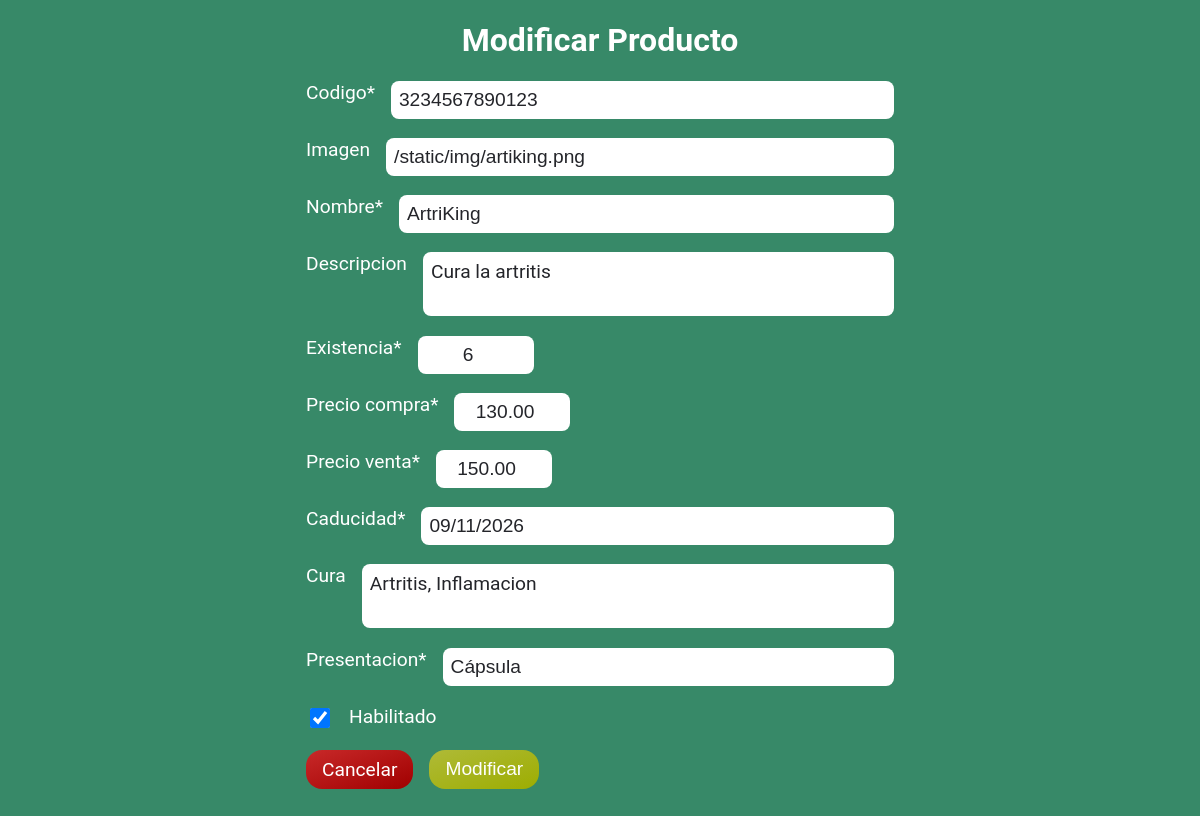
Screenshot of /productos-edit/3234567890123/ with the database file from the repository.
### empleados/models.py (models this page shows, shortened)
class Producto(models.Model):
    codigo = models.CharField(max_length=30, unique=True, blank=False, null=False)
    imagen = models.CharField(max_length=255, blank=True, null=True)
    nombre = models.CharField(max_length=40, unique=True, blank=False, null=False)
    descripcion = models.TextField(max_length=150, blank=True, null=True)
    existencia = models.IntegerField(default=0, blank=False, null=False)
    precio_compra = models.DecimalField(max_digits=5, decimal_places=2, blank=False, null=False)
    precio_venta = models.DecimalField(max_digits=5, decimal_places=2, blank=False, null=False)
    caducidad = models.DateField(blank=False, null=False)
    cura = models.TextField(max_length=100, blank=True, null=True)
    presentacion = models.CharField(max_length=20, blank=False, null=False)
    habilitado = models.BooleanField(default=True)

### empleados/views.py (the view, shortened to what this page needs)
# urls.py: path('productos-edit/<codigo>/', views.edit_producto, name='productos_edit'),
def edit_producto(request, codigo):
    producto = get_object_or_404(Producto, codigo=codigo)
    data = {
        'form': ProductoForm(instance=producto)
    }
    return render(request, 'empleados/productos/productos_edit.html', data)

### empleados/forms.py
class ProductoForm(forms.ModelForm):
    class Meta:
        model = Producto
        fields = '__all__'

### empleados/templates/empleados/productos/productos_edit.html (shortened to what this page needs)
{% extends 'base/base_agregar.html' %}
{% load crispy_forms_tags %}
{% block content %}
    <h1>
        Modificar Producto
    </h1>
    <section class="contenedor-form">
        <form method="post">
            {{ form | crispy }}
            <div>
                <a id="btn-cancelar" href="{% url 'productos_list' %}" class="btn-cancelar">Cancelar</a>
                <button id="btn-aceptar" type="submit" class="btn-aceptar">Modificar</button>
            </div>
        </form>
    </section>
{% endblock %}

### static/css/agregar.css (style rules this page uses)
:root { --amarillo: #FCB84A; --verde_oscuro: #3C5843; --verde: #378968; --verde_claro: #afba37; --verde_agua: #65ADA5; --verde_claro_transparente: rgba(175, 186, 55, 0.2); --negro_grisaseo: #24252A; --gris: #999; }
html { width: 100%; height: 100%; }
body { font-family: 'Roboto', sans-serif; padding-bottom: 100px; margin: 0; background-color: var(--verde); color: white; }
h1 { color: white; text-align: center; font-weight: bold; }
textarea { resize: none; width: 100%; height: 3rem; background-color: white; border: none; border-radius: 0.5rem; padding: 0.5rem; color: #24252A; font-size: 1.2rem; font-family: 'Roboto', sans-serif; outline: none; }
.contenedor-form { margin: 0 200px 0 200px; display: flex; justify-content: center; align-items: center; font-size: 1.2rem; }
.contenedor-form form { display: flex; flex-direction: column; gap: 1.2rem; }
.contenedor-form form div { display: flex; gap: 1rem; }
.btn-cancelar { background-image: linear-gradient(to bottom right, #C82929, #a00000); color: white; border-radius: 1rem; padding: 0.5rem 1rem 0.5rem 1rem; font-size: 1.2rem; cursor: pointer; text-align: center; text-decoration: none; }
.btn-aceptar { background-image: linear-gradient(to bottom right, #afba37, #9dad01); border: none; color: white; border-radius: 1rem; padding: 0.5rem 1rem 0.5rem 1rem; font-size: 1.2rem; cursor: pointer; text-align: center; text-decoration: none; }
.contenedor-form form input { background-color: white; border: none; border-radius: 0.5rem; padding: 0.5rem; color: #24252A; font-size: 1.2rem; }
.contenedor-form form input[type="text"], input[type="email"] { width: 100%; }
.contenedor-form form input[type="number"] { width: 100px; text-align: center; }
.contenedor-form form input[type="checkbox"] { width: 20px; height: 20px; border: 1px solid #000; cursor: pointer; }
.contenedor-form form input[type="checkbox"]:checked { background-color: var(--amarillo); }

### rows the page displays
Producto: codigo "3234567890123", imagen "/static/img/artiking.png", nombre "ArtriKing", descripcion "Cura la artritis", existencia "6", precio_compra "130.00", precio_venta "150.00", caducidad "09/11/2026", cura "Artritis, Inflamacion", presentacion "Cápsula", habilitado "☑"
